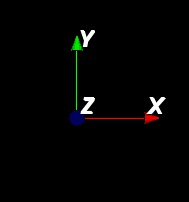

Source code (Python):
from vtk import *
aa=vtkAxesActor()
ren=vtkRenderer()
renWin=vtkRenderWindow()
renWin.AddRenderer(ren)
ren.AddActor(aa)
renWin.Render()
iren=vtkRenderWindowInteractor()
iren.SetRenderWindow(renWin)
iren.Initialize()
#iren.Start()  # comment out this line if 'run' from ipython; else uncomment
